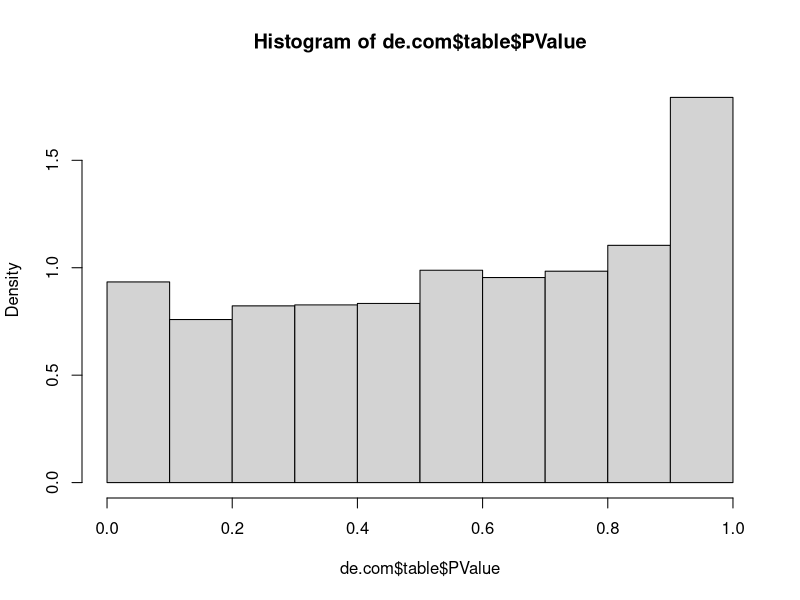

This chart was generated by the following R code:
#load working directory and library
setwd("C:/Users/khuub/One Drive/OneDrive/Desktop/Projects/projects/Autism_edgeR/")
library(edgeR)

#Import data
counts <- read.csv("15q_dup_fpkm_avg_threshold_no_index.csv",header=TRUE)
m <- as.matrix(counts)
group <- as.factor(rep(c("Control","Case"),c(12,4)))
co <- read.csv('15qdup_pc1.csv',header=FALSE)

#Create DGE List Obj
d <- DGEList(counts = m, group=group)

#Clean Data
keep <- filterByExpr(d,group=group)
d <- d[keep,,keep.lib.sizes=FALSE]


#Normalize Data
d <- calcNormFactors(d, method = "TMM")


#Create design Matrix, apply covariates
design <- model.matrix(~group+0,co)


#Test
d <- estimateDisp(d,design)
de.com <- exactTest(d,pair = c("Case","Control"))

#Results
topTags(de.com)
hist(de.com$table$PValue,prob=TRUE)
